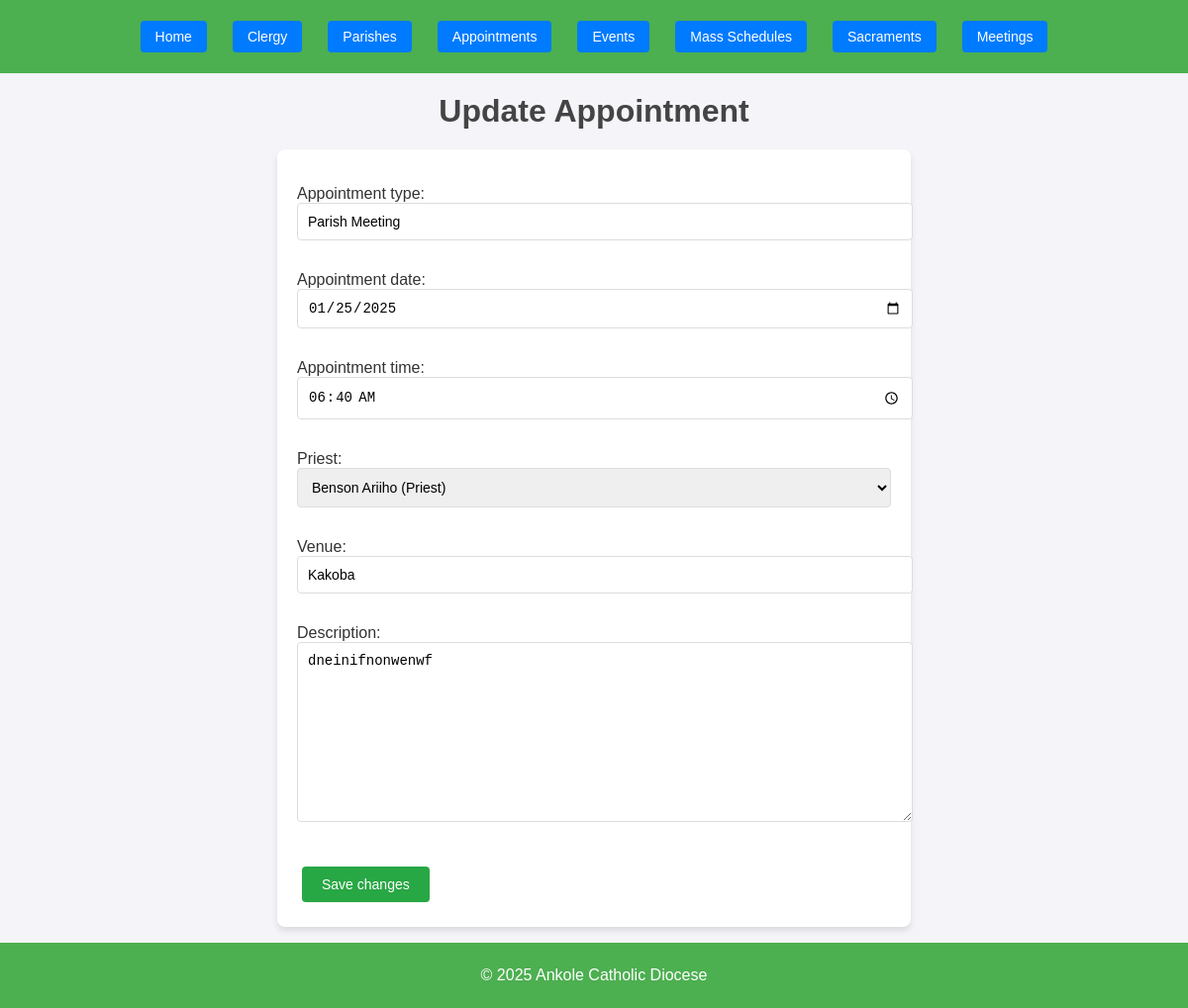
Page /appointments/update/3/ on the committed database.
### core/models.py (models this page shows, shortened)
class Appointment(models.Model):
    appointment_id = models.AutoField(primary_key=True)
    appointment_type = models.CharField(max_length=100)  # E.g., meeting, confirmation
    appointment_date = models.DateField()
    appointment_time = models.TimeField()
    priest = models.ForeignKey(Clergy, on_delete=models.CASCADE)
    venue = models.CharField(max_length=255)
    description = models.TextField()
    timestamp = models.DateTimeField(auto_now_add=True)

### core/views.py (the view)
# urls.py: path('appointments/update/<int:appointment_id>/', views.update_appointment, name='update_appointment'),
def update_appointment(request, appointment_id):
    appointment = get_object_or_404(Appointment, appointment_id=appointment_id)
    if request.method == 'POST':
        form = AppointmentForm(request.POST, instance=appointment)
        if form.is_valid():
            form.save()
            return redirect('list_appointments')
    else:
        form = AppointmentForm(instance=appointment)
    return render(request, 'core/appointments/update.html', {'form': form})

### core/forms.py
class AppointmentForm(forms.ModelForm):
    class Meta:
        model = Appointment
        fields = ['appointment_type', 'appointment_date', 'appointment_time', 'priest', 'venue', 'description']
        widgets = {
            'appointment_date': forms.DateInput(attrs={'type': 'date', 'class': 'form-control'}),
            'appointment_time': forms.TimeInput(attrs={'type': 'time', 'class': 'form-control'}),
        }

### core/models.py (called while the page is built)
    def __str__(self):
        return f"{self.first_name} {self.last_name} ({self.role})"

### core/templates/core/appointments/update.html (shortened to what this page needs)
{% extends 'core/base.html' %}
{% block content %}
    <h1>Update Appointment</h1>
    <form method="POST">
        {{ form.as_p }}
        <button type="submit">Save changes</button>
    </form>
{% endblock %}

### church/static/css/styles.css (style rules this page uses)
body { font-family: Arial, sans-serif; margin: 0; padding: 0; box-sizing: border-box; }

### rows in the picture
Appointment: appointment_type "Parish Meeting", appointment_date "01/25/2025", appointment_time "06:40:00", priest "Benson Ariiho (Priest)", venue "Kakoba", description "dneinifnonwenwf"
